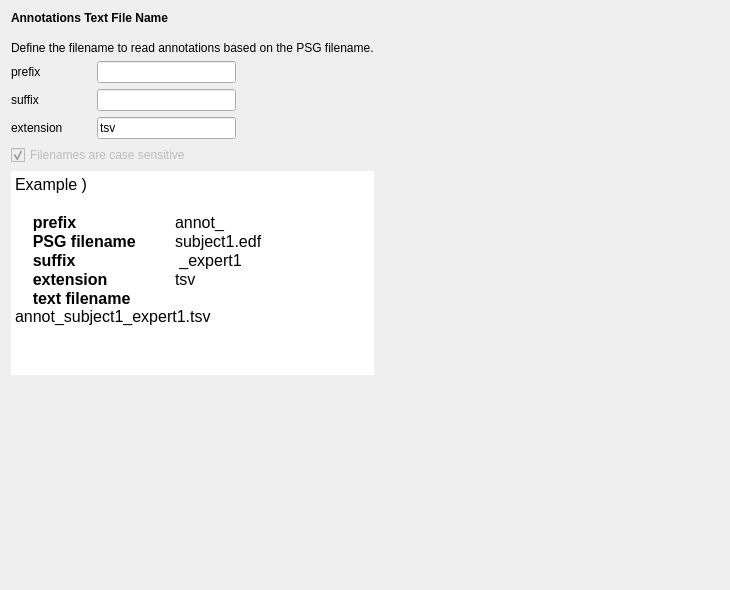
<?xml version="1.0" encoding="UTF-8"?>
<ui version="4.0">
 <class>TextFileAssociation</class>
 <widget class="QWidget" name="TextFileAssociation">
  <property name="geometry">
   <rect>
    <x>0</x>
    <y>0</y>
    <width>730</width>
    <height>590</height>
   </rect>
  </property>
  <property name="windowTitle">
   <string/>
  </property>
  <property name="styleSheet">
   <string notr="true">font: 12pt &quot;Roboto&quot;;</string>
  </property>
  <layout class="QHBoxLayout" name="horizontalLayout">
   <item>
    <layout class="QVBoxLayout" name="verticalLayout">
     <item>
      <widget class="QLabel" name="label_16">
       <property name="text">
        <string>&lt;html&gt;&lt;head/&gt;&lt;body&gt;&lt;p&gt;&lt;span style=&quot; font-weight:600;&quot;&gt;Annotations Text File Name&lt;/span&gt;&lt;/p&gt;&lt;/body&gt;&lt;/html&gt;</string>
       </property>
      </widget>
     </item>
     <item>
      <spacer name="verticalSpacer_2">
       <property name="orientation">
        <enum>Qt::Vertical</enum>
       </property>
       <property name="sizeType">
        <enum>QSizePolicy::Fixed</enum>
       </property>
       <property name="sizeHint" stdset="0">
        <size>
         <width>20</width>
         <height>10</height>
        </size>
       </property>
      </spacer>
     </item>
     <item>
      <widget class="QLabel" name="label_17">
       <property name="text">
        <string>Define the filename to read annotations based on the PSG filename.</string>
       </property>
      </widget>
     </item>
     <item>
      <layout class="QGridLayout" name="gridLayout_3">
       <item row="0" column="0">
        <widget class="QLabel" name="label_18">
         <property name="minimumSize">
          <size>
           <width>50</width>
           <height>0</height>
          </size>
         </property>
         <property name="text">
          <string>prefix</string>
         </property>
        </widget>
       </item>
       <item row="1" column="0">
        <widget class="QLabel" name="label_19">
         <property name="text">
          <string>suffix</string>
         </property>
        </widget>
       </item>
       <item row="0" column="1">
        <widget class="QLineEdit" name="lineEdit_prefix">
         <property name="toolTip">
          <string>Optionally, define the prefix to insert before the PSG filename to identify the stages filename.</string>
         </property>
        </widget>
       </item>
       <item row="1" column="1">
        <widget class="QLineEdit" name="lineEdit_suffix">
         <property name="toolTip">
          <string>Optionally, define the suffix to append to the PSG filename to identify the stages filename.</string>
         </property>
        </widget>
       </item>
       <item row="0" column="2">
        <spacer name="horizontalSpacer_3">
         <property name="orientation">
          <enum>Qt::Horizontal</enum>
         </property>
         <property name="sizeHint" stdset="0">
          <size>
           <width>40</width>
           <height>20</height>
          </size>
         </property>
        </spacer>
       </item>
       <item row="2" column="0">
        <widget class="QLabel" name="label">
         <property name="minimumSize">
          <size>
           <width>80</width>
           <height>0</height>
          </size>
         </property>
         <property name="text">
          <string>extension</string>
         </property>
        </widget>
       </item>
       <item row="2" column="1">
        <widget class="QLineEdit" name="lineEdit_ext">
         <property name="text">
          <string>tsv</string>
         </property>
        </widget>
       </item>
      </layout>
     </item>
     <item>
      <widget class="QCheckBox" name="checkBox_case_sensitive">
       <property name="enabled">
        <bool>false</bool>
       </property>
       <property name="toolTip">
        <string>Uncheck if the sleep stage filename has a different case than the EDF filename.</string>
       </property>
       <property name="text">
        <string>Filenames are case sensitive</string>
       </property>
       <property name="checked">
        <bool>true</bool>
       </property>
      </widget>
     </item>
     <item>
      <widget class="QTextEdit" name="textEdit">
       <property name="frameShape">
        <enum>QFrame::NoFrame</enum>
       </property>
       <property name="readOnly">
        <bool>true</bool>
       </property>
       <property name="html">
        <string>&lt;!DOCTYPE HTML PUBLIC &quot;-//W3C//DTD HTML 4.0//EN&quot; &quot;http://www.w3.org/TR/REC-html40/strict.dtd&quot;&gt;
&lt;html&gt;&lt;head&gt;&lt;meta name=&quot;qrichtext&quot; content=&quot;1&quot; /&gt;&lt;style type=&quot;text/css&quot;&gt;
p, li { white-space: pre-wrap; }
&lt;/style&gt;&lt;/head&gt;&lt;body style=&quot; font-family:'Roboto'; font-size:12pt; font-weight:400; font-style:normal;&quot;&gt;
&lt;p style=&quot; margin-top:0px; margin-bottom:0px; margin-left:0px; margin-right:0px; -qt-block-indent:0; text-indent:0px;&quot;&gt;Example )&lt;/p&gt;
&lt;p style=&quot;-qt-paragraph-type:empty; margin-top:0px; margin-bottom:0px; margin-left:0px; margin-right:0px; -qt-block-indent:0; text-indent:0px;&quot;&gt;&lt;br /&gt;&lt;/p&gt;
&lt;p style=&quot; margin-top:0px; margin-bottom:0px; margin-left:0px; margin-right:0px; -qt-block-indent:0; text-indent:0px;&quot;&gt;    &lt;span style=&quot; font-weight:600;&quot;&gt;prefix		&lt;/span&gt;annot_&lt;/p&gt;
&lt;p style=&quot; margin-top:0px; margin-bottom:0px; margin-left:0px; margin-right:0px; -qt-block-indent:0; text-indent:0px;&quot;&gt;    &lt;span style=&quot; font-weight:600;&quot;&gt;PSG filename	&lt;/span&gt;subject1.edf&lt;/p&gt;
&lt;p style=&quot; margin-top:0px; margin-bottom:0px; margin-left:0px; margin-right:0px; -qt-block-indent:0; text-indent:0px;&quot;&gt;    &lt;span style=&quot; font-weight:600;&quot;&gt;suffix		&lt;/span&gt; _expert1&lt;/p&gt;
&lt;p style=&quot; margin-top:0px; margin-bottom:0px; margin-left:0px; margin-right:0px; -qt-block-indent:0; text-indent:0px;&quot;&gt;    &lt;span style=&quot; font-weight:600;&quot;&gt;extension&lt;/span&gt; 	tsv&lt;/p&gt;
&lt;p style=&quot; margin-top:0px; margin-bottom:0px; margin-left:0px; margin-right:0px; -qt-block-indent:0; text-indent:0px;&quot;&gt;    &lt;span style=&quot; font-weight:600;&quot;&gt;text filename	&lt;/span&gt;annot_subject1_expert1.tsv&lt;/p&gt;
&lt;p style=&quot;-qt-paragraph-type:empty; margin-top:0px; margin-bottom:0px; margin-left:0px; margin-right:0px; -qt-block-indent:0; text-indent:0px;&quot;&gt;&lt;br /&gt;&lt;/p&gt;&lt;/body&gt;&lt;/html&gt;</string>
       </property>
      </widget>
     </item>
     <item>
      <spacer name="verticalSpacer">
       <property name="orientation">
        <enum>Qt::Vertical</enum>
       </property>
       <property name="sizeHint" stdset="0">
        <size>
         <width>20</width>
         <height>40</height>
        </size>
       </property>
      </spacer>
     </item>
    </layout>
   </item>
   <item>
    <spacer name="horizontalSpacer">
     <property name="orientation">
      <enum>Qt::Horizontal</enum>
     </property>
     <property name="sizeHint" stdset="0">
      <size>
       <width>222</width>
       <height>20</height>
      </size>
     </property>
    </spacer>
   </item>
  </layout>
 </widget>
 <resources>
  <include location="../../../../../scinodes_poc/src/main/python/ui/themes/themes.qrc"/>
 </resources>
 <connections/>
</ui>
